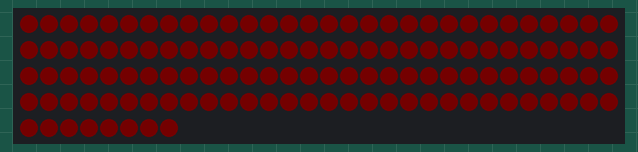
Bench run of a sketch on a simulated Arduino Uno, built with avr-gcc and run on an emulated ATmega328P. Shown: 128 RGB LEDs in strip order, left to right, continuing on the next row. Dim RGB values are drawn brighter than linear; what the sketch prints to the serial monitor is not drawn.

Above: at 37.6 s.

The sketch:

ExponentialLEDFading.ino
```cpp
/*
 * Exponential LED Fading
*/

/* LIBRARIES */
#include "FastLED.h" // Include FastLED library http://fastled.io/

/* CONSTANT VARIABLES */
const int rgbLEDMatrixPin = 9; // Pin # where LED matrices are attached to
const int numPixelPerMatrix = 64; // # of pixels per LED matrix
const int numMatrices = 2; // # of LED matrices
const int totalPixels = numPixelPerMatrix * numMatrices; // calculate total number of pixels

/* LIGHT */
int c_hue = 0; // variable to store hue value of color
int c_sat = 255; // variable to store saturation value of color
int c_val = 0; // variable to store brightness value of color

/* EXPONENTIAL FADING */
const int maxFadingIntervals = 3000; // 3000 # of intervals needed for fading to reach max. brightness
float fadingFactor; // variable to store fading factor
int fadingPos = 0; // variable to store current position in fading cycle
int fadingShift = 2; // shift fading to avoid dark spots at lower end, and non-optimal brightness at upper end

/* NEOPIXEL */
CRGB rgbLEDMatrix[totalPixels]; // LED array of the size totalPixels

/* NON-BLOCKING */
unsigned long prevMillis = 0; // variable to store last time code was updated
unsigned long currentMillis = 0; // variable to store how long the code has been running for
const long intervalThreshold = 100; // variable to store threshold in which code will be updated

void setup() {
  Serial.begin(9600); // start serial port @9600 baud rate
  FastLED.addLeds<WS2812B, rgbLEDMatrixPin, GRB>(rgbLEDMatrix, totalPixels); // assign rgbLEDMatrix to FastLED object
  fadingFactor = ((maxFadingIntervals+fadingShift) * log10(2))/(log10(255)); // calculate fadingFactor as seen on https://diarmuid.ie/blog/pwm-exponential-led-fading-on-arduino-or-other-platforms/
}

void loop() {
  currentMillis = millis(); // store time since sketch has been running (in milli seconds)
  if(currentMillis - prevMillis >= intervalThreshold) { // condition if code gets updated
    prevMillis = currentMillis; // store time from currentMillis into prevMillis

    /* CODE UPDATES */
    fade(); // calculate current fading value
    controlLEDS(); // control RGB LED matrices
  }
}

void fade() {
  c_val = pow(2,((fadingPos+fadingShift) / fadingFactor))-1; // calculate PWM value for LEDs based on current position in fading cycle
  Serial.println(c_val);
  fadingPos++; // increase fadingInterval by 1

  if(fadingPos >= maxFadingIntervals) {
    fadingPos = 0; // set fadingInterval back to 0 -> start over
  }
}

void controlLEDS() {
  for(int i=0; i<totalPixels; i++) { // cycle through all pixels
    rgbLEDMatrix[i] = CHSV(c_hue, c_sat, c_val); // set color of current pixel
  }
  FastLED.show(); // update RGB LED matrices
}
```
